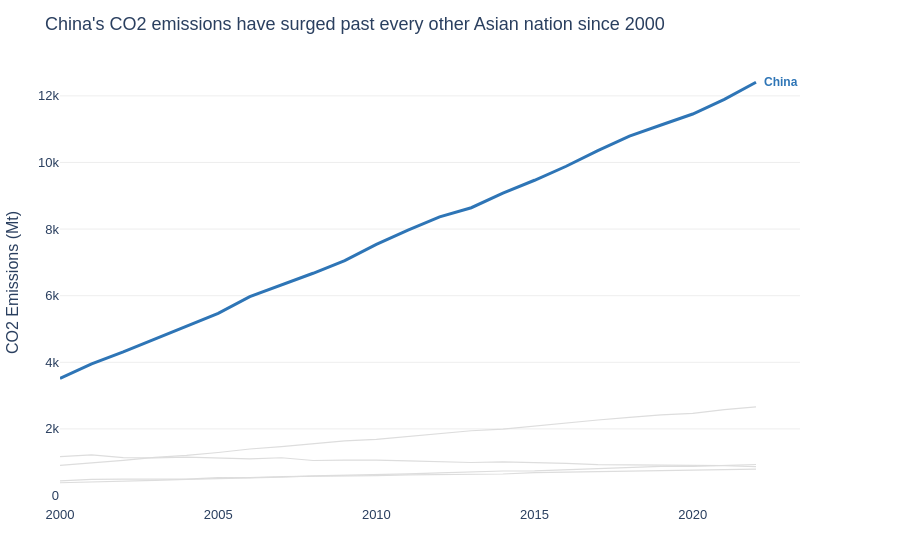

The notebook cell saved with this chart:
### Markdown cell above
---
## Task 1 — Multi-Series Line Chart with Highlight

**What to build:** A line chart showing CO2 emissions over time for **all Asian countries** in the dataset, with one country highlighted.

**Requirements:**
- All countries shown (for context), but only **one highlighted in colour** — your choice which
- All other lines in grey (#DDDDDD), thinner
- Highlighted country **labelled directly** at the end of its line (not in a legend)
- Insight title that names the highlighted country and its story

> 💡 `df[df['Region'] == 'Asia']` to filter; use `go.Figure()` with a loop for per-country control

### Code cell
# Task 1 — Multi-series line with highlight
# YOUR CODE HERE
import pandas as pd
import plotly.graph_objects as go

df = pd.read_csv('../data/co2_emissions.csv')

# Filter to Asia only
asia = df[df['Region'] == 'Asia']

highlight = 'China'  # country to highlight — change as you like

# Build color map
color_map = {c: '#2E75B6' if c == highlight else '#DDDDDD'
             for c in asia['Country'].unique()}

fig = go.Figure()

# Add one trace per country
for country in asia['Country'].unique():
    d = asia[asia['Country'] == country].sort_values('Year')
    is_highlight = country == highlight

    fig.add_trace(go.Scatter(
        x=d['Year'],
        y=d['CO2_Mt'],
        mode='lines',
        name=country,
        line=dict(
            color=color_map[country],
            width=3 if is_highlight else 1.2
        ),
        showlegend=False
    ))

# Direct label at the end of the highlighted line
last = asia[(asia['Country'] == highlight) & (asia['Year'] == asia['Year'].max())]

fig.add_annotation(
    x=last['Year'].values[0],
    y=last['CO2_Mt'].values[0],
    text=f'<b>{highlight}</b>',
    showarrow=False,
    xanchor='left',
    xshift=6,
    font=dict(color='#2E75B6', size=12, family='Arial')
)

fig.update_layout(
    title="China's CO2 emissions have surged past every other Asian nation since 2000",
    plot_bgcolor='white',
    paper_bgcolor='white',
    font=dict(family='Arial', size=13),
    xaxis=dict(showgrid=False, title=''),
    yaxis=dict(gridcolor='#EEEEEE', gridwidth=1, title='CO2 Emissions (Mt)'),
    margin=dict(l=60, r=100, t=60, b=40)
)

fig.show()

### Figure 1 — Plotly figure (JSON) as saved in the notebook; plotly's stock layout.template omitted (floating-point values rounded to 4 significant figures)
{"data": [{"line": {"color": "#2E75B6", "width": 3}, "mode": "lines", "name": "China", "showlegend": false, "type": "scatter", "x": [2000, 2001, 2002, 2003, 2004, 2005, 2006, 2007, 2008, 2009, 2010, 2011, 2012, 2013, 2014, 2015, 2016, 2017, 2018, 2019, 2020, 2021, 2022], "y": [3514.0, 3952.0, 4312.0, 4692.0, 5079.0, 5468.0, 5974.0, 6323.0, 6673.0, 7053.0, 7543.0, 7972.0, 8365.0, 8641.0, 9078.0, 9466.0, 9887.0, 10360.0, 10790.0, 11130.0, 11450.0, 11900.0, 12410.0]}, {"line": {"color": "#DDDDDD", "width": 1.2}, "mode": "lines", "name": "India", "showlegend": false, "type": "scatter", "x": [2000, 2001, 2002, 2003, 2004, 2005, 2006, 2007, 2008, 2009, 2010, 2011, 2012, 2013, 2014, 2015, 2016, 2017, 2018, 2019, 2020, 2021, 2022], "y": [901.6, 974.6, 1056.0, 1146.0, 1205.0, 1291.0, 1396.0, 1466.0, 1542.0, 1637.0, 1687.0, 1774.0, 1865.0, 1945.0, 1994.0, 2092.0, 2177.0, 2267.0, 2345.0, 2419.0, 2466.0, 2580.0, 2661.0]}, {"line": {"color": "#DDDDDD", "width": 1.2}, "mode": "lines", "name": "Japan", "showlegend": false, "type": "scatter", "x": [2000, 2001, 2002, 2003, 2004, 2005, 2006, 2007, 2008, 2009, 2010, 2011, 2012, 2013, 2014, 2015, 2016, 2017, 2018, 2019, 2020, 2021, 2022], "y": [1166.0, 1220.0, 1136.0, 1131.0, 1151.0, 1127.0, 1101.0, 1133.0, 1050.0, 1061.0, 1064.0, 1042.0, 1005.0, 990.9, 1010.0, 996.6, 967.4, 925.1, 916.6, 914.5, 902.8, 898.1, 865.1]}, {"line": {"color": "#DDDDDD", "width": 1.2}, "mode": "lines", "name": "South Korea", "showlegend": false, "type": "scatter", "x": [2000, 2001, 2002, 2003, 2004, 2005, 2006, 2007, 2008, 2009, 2010, 2011, 2012, 2013, 2014, 2015, 2016, 2017, 2018, 2019, 2020, 2021, 2022], "y": [438.1, 481.5, 490.6, 490.8, 494.6, 537.2, 539.0, 566.1, 570.0, 585.4, 595.9, 620.6, 631.1, 649.6, 646.2, 686.5, 704.0, 706.0, 738.5, 750.8, 755.8, 777.3, 789.5]}, {"line": {"color": "#DDDDDD", "width": 1.2}, "mode": "lines", "name": "Indonesia", "showlegend": false, "type": "scatter", "x": [2000, 2001, 2002, 2003, 2004, 2005, 2006, 2007, 2008, 2009, 2010, 2011, 2012, 2013, 2014, 2015, 2016, 2017, 2018, 2019, 2020, 2021, 2022], "y": [382.8, 400.4, 430.7, 453.8, 482.6, 501.9, 533.0, 551.8, 586.6, 602.5, 614.5, 647.3, 680.1, 717.7, 736.3, 738.2, 768.8, 813.7, 834.8, 872.3, 876.5, 898.5, 930.5]}], "layout": {"annotations": [{"font": {"color": "#2E75B6", "family": "Arial", "size": 12}, "showarrow": false, "text": "<b>China</b>", "x": 2022, "xanchor": "left", "xshift": 6, "y": 12410.0}], "font": {"family": "Arial", "size": 13}, "margin": {"b": 40, "l": 60, "r": 100, "t": 60}, "paper_bgcolor": "white", "plot_bgcolor": "white", "title": {"text": "China's CO2 emissions have surged past every other Asian nation since 2000"}, "xaxis": {"showgrid": false, "title": {"text": ""}}, "yaxis": {"gridcolor": "#EEEEEE", "gridwidth": 1, "title": {"text": "CO2 Emissions (Mt)"}}}}
